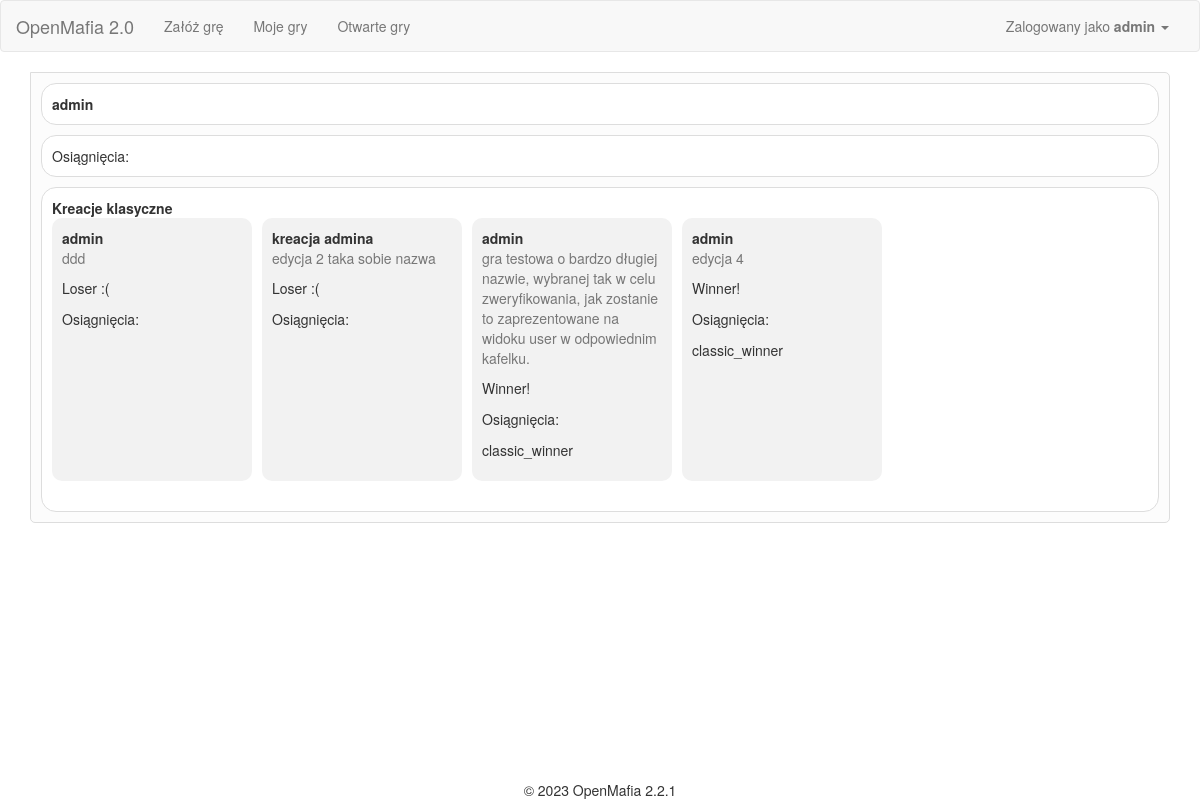
Page /user (signed in) on the committed database.
### app/Engine/DB/models.py (models this page shows, shortened)
class User(db.Model):
    __tablename__ = 'User'
    id = db.Column(db.Integer, primary_key=True)
    user = db.Column(db.String(64), unique=True)
    password = db.Column(db.String(500))
    name = db.Column(db.String(500))
    email = db.Column(db.String(120), unique=True)
    is_active = db.Column(db.Boolean)
    def is_active(self):
        return True

class GamePlayer(db.Model):
    __tablename__ = 'GamePlayer'
    id = db.Column(db.Integer, primary_key=True)
    game_id = db.Column(db.Integer, ForeignKey('Game.id'))
    user_id = db.Column(db.Integer, ForeignKey('User.id'))
    order_id = db.Column(db.Integer)
    roles = relationship("Game_Roles")
    name = db.Column(db.String(500))
    status = db.Column(db.String(500))
    user = relationship("User")
    winner = db.Column(db.Integer)
    game = relationship("Game", back_populates='game_players')

class Game(db.Model):
    __tablename__ = 'Game'
    id = db.Column(db.Integer, primary_key=True)
    name = db.Column(db.String(500))
    day_no = db.Column(db.Integer)
    phase = db.Column(db.Integer)
    status_id = db.Column(db.Integer, ForeignKey('Status.id'), default=1)
    owner_id = db.Column(db.Integer, ForeignKey('User.id'))
    start_time = db.Column(db.DateTime(timezone=True))
    game_type_id = db.Column(db.Integer, ForeignKey('GameType.id'))
    owner = relationship("User", uselist=False)
    status = relationship("Status", uselist=False)
    game_players = relationship("GamePlayer", back_populates='game')
    roles = relationship("Game_Roles")
    phases = relationship("Game_Phases")
    game_config = relationship("Game_Configuration")
    game_type = relationship("GameType")

class Achievements(db.Model):
    __tablename__ = 'Achievements'
    id = db.Column(db.Integer, primary_key=True)
    user_id = db.Column(db.Integer, ForeignKey('User.id'))
    player_id = db.Column(db.Integer, ForeignKey('GamePlayer.id'))
    player = relationship("GamePlayer")
    achievement_id = db.Column(db.Integer, ForeignKey('AchievementTypes.id'))
    achievement = relationship("AchievementTypes")

class AchievementTypes(db.Model):
    __tablename__ = 'AchievementTypes'
    id = db.Column(db.Integer, primary_key=True)
    name = db.Column(db.String(50))
    description = db.Column(db.String(500))

### app/User/views.py (the view)
@UserModule.route('/<user_id>', methods=['GET', 'POST'])
@UserModule.route('', methods=['GET', 'POST'])
@login_required
def user_main(user_id=None):
    if user_id is None:
        user_id = current_user.id
    else:
        user_id = int(user_id)
    achievements = None
    classic_creations = None
    classic_games = None
    user_api = UserApi()
    user = user_api.get_user_for_user_id(user_id)
    if user:
        game_api = GameApi()
        achievements = user_api.get_user_achievements()
        classic_games = [game for game in game_api.list_games('my_games', user) if game.game_type.name == 'classic' and game.status.name == 'finished']
        classic_creations = []
        for g in classic_games:
            game_api.game = g
            classic_creations.append(game_api.get_player_object_for_user_id(user_id))
    return render_template('User_index.html',
                           user=user,
                           achievements=achievements,
                           classic_creations=classic_creations)

### app/Engine/DB/db_api.py (called while the page is built)
    def list_games(self, game_type='all', user=None):
        if game_type == 'all':
            return Game.query.all()
        elif game_type == 'all_but_cancelled':
            status_id = self._get_status_id('cancelled')
            return Game.query.filter(Game.status_id != status_id).all()
        elif game_type == 'open_games':
            status_id = self._get_status_id('enrollment_open')
            return Game.query.filter(Game.status_id == status_id).all()
        elif game_type == 'my_games':
            if user is None:
                user = current_user
            games = Game.query.all()
            return [game for game in games if user.id in [player.user_id for player in game.game_players]]
        else:
            return None

    def get_player_object_for_user_id(self, user_id):
        try:
            player = [player for player in self.game.game_players if player.user_id == user_id][0]
        except:
            player = None
        return player

    def get_user_for_user_id(self, user_id: int):
        self.user = User.query.filter(User.id == user_id).first()
        return self.user

    def get_user_achievements(self):
        self.user_achievements = Achievements.query.filter(Achievements.user_id == self.user.id).all()
        return self.user_achievements

### app/views.py (called while the page is built)
@app.before_request
def before_request():
    g.user = current_user

@lm.user_loader
def load_user(id):
    return User.query.get(int(id))

### app/User/templates/User_index.html (shortened to what this page needs)
{% extends "base.html" %}
{% import "bootstrap/wtf.html" as wtf %}
{% block styles %}
{{ super() }}
<link rel="stylesheet" type="text/css" href="{{ url_for('User.static', filename='css/styles.css') }}">
{% endblock %}
{%block main_content%}
<div class="tabs">
  <div class="tab-content">
    <div id="general" class="active">
      <div class="content-box">
        <b>{{ user.name }}</b>
      </div>
      <div class="content-box">
          Osiągnięcia:<br/>
      </div>
      <div class="content-box">
        <b>Kreacje klasyczne</b><br />
        <div class="posts-container">
          {% for creation in classic_creations %}
          <div class="post">
            <div class="post-header">
              <span class="post-login">{{ creation.name }}</span>
              <span class="post-date">{{ creation.game.name }}</span>
            </div>
            <div class="post-content">
              <p>{% if creation.winner == True %}Winner!{% else %}Loser :({% endif %}</p>
              <p>
                Osiągnięcia:
                {% for a in achievements %}
                {% if a.player_id == creation.id %}
                <div title="{{ a.achievement.description }}">
                  {{ a.achievement.name }}
                </div>
                {% endif %}
                {% endfor %}
              </p>
            </div>
          </div>
          {% endfor %}
        </div>
      </div>
    </div>
  </div>
</div>
{%endblock%}

### app/templates/base.html (shortened to what this page needs)
{% extends "bootstrap/base.html" %}
{% block styles %}
{{ super() }}
<link rel="stylesheet" type="text/css" href="{{ url_for('static', filename='css/base_styles.css') }}">
<link rel="stylesheet" type="text/css" href="{{ url_for('static', filename='css/bootstrap_table.css') }}">
{% endblock %}
{% block navbar %}
<nav class="navbar navbar-default" id="nav">
	<div class="container-fluid">
	  <div class="navbar-header">
		<a class="navbar-brand" href="/">OpenMafia 2.0</a>
	  </div>
	  <div class="collapse navbar-collapse" id="bs-example-navbar-collapse-1">
		<ul class="nav navbar-nav">
			<li {{ 'class=active' if request.endpoint == 'SetupGameModule.setup_game' }} ><a href="{{ url_for('SetupGameModule.setup_game')}}">Załóż grę</a></li>
			<li><a href="{{ url_for('SetupGameModule.game_list')}}/my_games">Moje gry</a></li>
			<li><a href="{{ url_for('SetupGameModule.game_list')}}/open_games">Otwarte gry</a></li>
		</ul>
		<ul class="nav navbar-nav navbar-right">
		  <li><a href="#"></a></li>
		  <li class="dropdown">
			<a href="#" class="dropdown-toggle" data-toggle="dropdown" role="button" aria-haspopup="true" aria-expanded="false">
				{% if current_user.is_authenticated %}
				Zalogowany jako <b>{{ current_user.user }}</b>
				{% else %}
					Gość
				{% endif %}
				<span class="caret"></span>
			</a>
		  </li>
		</ul>
	  </div>
	</div>
  </nav>
{% endblock %}
{%block content %}
<div class="container">
	{%block main_content%}{%endblock%}
</div>
{% block footer %}
<div class="footer">&copy; 2023 OpenMafia 2.2.1</div>
{%- endblock footer %}
{%endblock%}

### app/static/css/base_styles.css (style rules this page uses)
.footer { position: fixed; left: 0; bottom: 0; width: 100%; text-align: center; text-size: small; }

### app/User/static/css/styles.css (style rules this page uses)
.tab-content { border: 1px solid #ddd; padding: 10px; border-radius: 5px; border-top-left-radius: 0px; background-color: #fcfcfc; }
.tab-content > div { display: none; }
.tab-content > div.active { display: block; }
.content-box { background-color: #fff; border: 1px solid #ddd; border-radius: 15px; padding: 10px; margin-bottom: 10px; }
.tab-content .content-box:last-of-type { margin-bottom: 0px; }
.posts-container { display: flex; flex-wrap: wrap; }
.post { background-color: #f2f2f2; border-radius: 10px; padding: 10px; width: 200px; margin: 0 10px 20px 0; }
.post-header { display: flex; flex-direction: column; margin-bottom: 10px; }
.post-login { font-weight: bold; }
.post-date { color: #777; }
.post-content { line-height: 1.5; }

### rows in the picture
User: user "admin", name "admin"
GamePlayer: name "admin", game.name "ddd", winner "Loser :("
GamePlayer: name "kreacja admina", game.name "edycja 2 taka sobie nazwa", winner "Loser :("
GamePlayer: name "admin", game.name "gra testowa o bardzo długiej nazwie, wybranej tak w celu zweryfikowania, jak zostanie to zaprezentowane na widoku user w odpowiednim kafelku.", winner "Winner!"
Achievements: achievement.name "classic_winner"
GamePlayer: name "admin", game.name "edycja 4", winner "Winner!"
Achievements: achievement.name "classic_winner"
